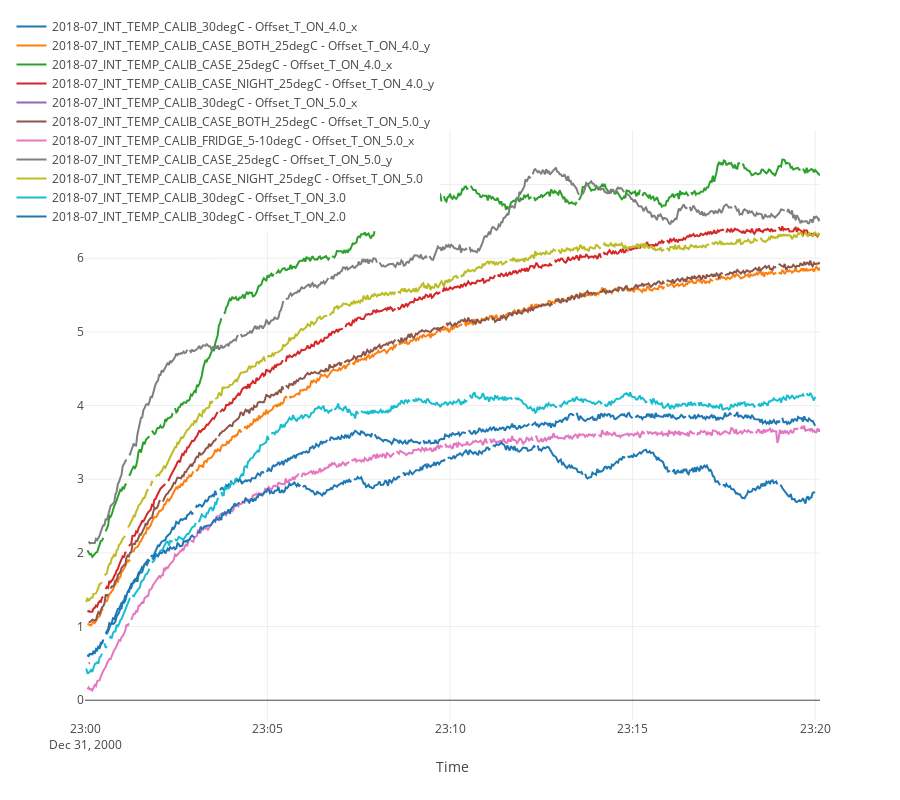

Here is the notebook cell this chart was saved with:
### Markdown cell above
## Time Series Plots

### Code cell
# Plotly
import plotly as ply
import plotly.graph_objs as go
from plotly.widgets import GraphWidget
from plotly.offline import download_plotlyjs, init_notebook_mode, plot, iplot
from plotly.graph_objs import Scatter, Layout
import plotly.figure_factory as ff
from plotly.figure_factory import create_2d_density
import plotly.tools as tls

init_notebook_mode(connected=True)

# Plot Y limits
setLimits = False
maxY = 15000
minY = 0

toshow = []
axisshow = []
# meanTable = []

def show_devices(Source):
    _device_drop.options = [s for s in list(readings[Source]['devices'].keys())]
    _device_drop.source = Source
    #_min_date.value = readings[Source].index.min()._short_repr
    #_max_date.value = readings[Source].index.max()._short_repr

def show_sensors(Source):
    _sensor_drop.options = [s for s in list(readings[_test.value]['devices'][Source]['data'].columns)]
    _sensor_drop.source = Source
    _min_date.value = readings[_test.value]['devices'][Source]['data'].index.min()._short_repr
    _max_date.value = readings[_test.value]['devices'][Source]['data'].index.max()._short_repr

def clear_all(b):
    clear_output()
    del toshow[:]
    del axisshow[:]

def add_sensor(b):
    clear_output()
    d = [_device_drop.source, _sensor_drop.source, _sensor_drop.value]
    
    if d not in toshow: 
        toshow.append(d)
        axisshow.append(_axis_drop.value)
        
    plot_data = readings[toshow[0][0]]['devices'][toshow[0][1]]['data'].loc[:,(toshow[0][2],)]
    list_data_primary = []
    list_data_secondary = []
    list_data_terciary = []
    
    if b.slice_time:
        plot_data = plot_data[plot_data.index > _min_date.value]
        plot_data = plot_data[plot_data.index < _max_date.value]
    
    if len(toshow) > 1:
        for i in range(1, len(toshow)):
            plot_data = pd.merge(plot_data, readings[toshow[i][0]]['devices'][toshow[i][1]]['data'].loc[:,(toshow[i][2],)], left_index=True, right_index=True)

    print '-------------------------------------'
    print ' Medias:\n'
    meanTable = []
    for d in toshow:
        myMean = ' ' + d[1]  + "\t" + d[2] + "\t"
        meanTable.append(myMean)   
    res = plot_data.mean()
    for i in range(len(meanTable)): print meanTable[i] + '%.2f' % (res[i])
    print '-------------------------------------'

    # Change columns naming
    changed = []
    for i in range(len(plot_data.columns)):
        changed.append(toshow[i][0] + ' - '+ plot_data.columns[i])
    plot_data.columns = changed
    
    subplot_rows = 0
    if len(toshow) > 0:
        for i in range(len(toshow)):
            if axisshow[i]=='1': 
                list_data_primary.append(str(changed[i]))
                subplot_rows = max(subplot_rows,1)
            if axisshow[i]=='2': 
                list_data_secondary.append(str(changed[i]))
                subplot_rows = max(subplot_rows,2)
            if axisshow[i]=='3': 
                list_data_terciary.append(str(changed[i]))
                subplot_rows = max(subplot_rows,3)
          
        
    fig1 = tls.make_subplots(rows=subplot_rows, cols=1, shared_xaxes=_synchroniseXaxis.value)

    #if len(list_data_primary)>0:
        #fig1 = plot_data.iplot(kind='scatter', y = list_data_primary, asFigure=True, layout = layout)
    #ply.offline.iplot(fig1)
    
    for i in range(len(list_data_primary)):
        fig1.append_trace({'x': plot_data.index, 'y': plot_data[list_data_primary[i]], 'type': 'scatter', 'name': list_data_primary[i]}, 1, 1)

    for i in range(len(list_data_secondary)):
        fig1.append_trace({'x': plot_data.index, 'y': plot_data[list_data_secondary[i]], 'type': 'scatter', 'name': list_data_secondary[i]}, 2, 1)
    
    for i in range(len(list_data_terciary)):
        fig1.append_trace({'x': plot_data.index, 'y': plot_data[list_data_terciary[i]], 'type': 'scatter', 'name': list_data_terciary[i]}, 3, 1)

    if setLimits: 
        fig1['layout'].update(height = 800,
                            legend=dict(x=-.1, y=1.2) ,
                           xaxis=dict(title='Time'))
                          
    else:
        fig1['layout'].update(height = 800,
                              legend=dict(x=-.1, y=1.2) ,
                           xaxis=dict(title='Time'))
                           
    ply.offline.iplot(fig1)
    
def reset_time(b):
    _min_date.value = readings[b.src.value].index.min()._short_repr
    _max_date.value = readings[b.src.value].index.max()._short_repr

layout=widgets.Layout(width='330px')

# Test dropdown
_test = widgets.Dropdown(options=[k for k in readings.keys()], 
                        layout=layout,
                        description = 'Test')

_test_drop = widgets.interactive(show_devices, 
                                Source=_test, 
                                layout=layout)

# Device dropdown
_device = widgets.Dropdown(options=[k for k in readings[_test.value]['devices'].keys()], 
                        layout=layout,
                        description = 'Device')

_device_drop = widgets.interactive(show_sensors, 
                                Source=_device, 
                                layout=layout)

# Sensor dropdown
_sensor_drop = widgets.Dropdown(layout=layout,
                               description = 'Channel')

# Buttons
_b_add = widgets.Button(description='Add to Plot', layout=widgets.Layout(width='120px'))
_b_add.on_click(add_sensor)
_b_add.slice_time = False
_b_reset_all = widgets.Button(description='Clear all', layout=widgets.Layout(width='120px'))
_b_reset_all.on_click(clear_all)

# Axis dropdown
_axis_drop = widgets.Dropdown(
    options=['1', '2', '3'],
    value='1',
    description='Subplot:',
    disabled=False,
)

# Synchronise Checkbox
_synchroniseXaxis = widgets.Checkbox(value=False, 
                                     description='Synchronise X axis', 
                                     disabled=False, 
                                     layout=widgets.Layout(width='300px'))

# Date fields
_min_date = widgets.Text(description='Start date:', 
                         layout=widgets.Layout(width='330px'))
_max_date = widgets.Text(description='End date:', 
                         layout=widgets.Layout(width='330px'))

# Date buttons
_b_apply_time = _b_reset = widgets.Button(description='Apply dates', layout=widgets.Layout(width='100px'))
_b_apply_time.on_click(add_sensor)
_b_apply_time.slice_time = True
_b_reset_time = _b_reset = widgets.Button(description='Reset dates', layout=widgets.Layout(width='100px'))
_b_reset_time.on_click(reset_time)
#_b_reset_time.src = _kit


_device_box = widgets.HBox([_test_drop, _device_drop])
_sensor_box = widgets.HBox([_sensor_drop, _axis_drop, _synchroniseXaxis])
_plot_box = widgets.HBox([_b_add , _b_reset_all])
_time_box = widgets.HBox([_min_date,_max_date, _b_reset_time, _b_apply_time])
_root_box = widgets.VBox([_time_box, _device_box, _sensor_box, _plot_box])
display(_root_box)

### Figure 1 — Plotly figure (JSON) as saved in the notebook; plotly's stock layout.template omitted (floating-point values rounded to 4 significant figures; data arrays with more than 128 entries replaced by an {"elided": "..."} marker saying what was removed)
{"data": [{"name": "2018-07_INT_TEMP_CALIB_30degC - Offset_T_ON_4.0_x", "type": "scatter", "uid": "c53f6d63-8fe1-11e8-b650-6c40088aab98", "x": {"elided": "605 str values"}, "xaxis": "x", "y": {"elided": "605 float values"}, "yaxis": "y"}, {"name": "2018-07_INT_TEMP_CALIB_CASE_BOTH_25degC - Offset_T_ON_4.0_y", "type": "scatter", "uid": "c5450a9c-8fe1-11e8-920f-6c40088aab98", "x": {"elided": "605 str values"}, "xaxis": "x", "y": {"elided": "605 float values"}, "yaxis": "y"}, {"name": "2018-07_INT_TEMP_CALIB_CASE_25degC - Offset_T_ON_4.0_x", "type": "scatter", "uid": "c549758f-8fe1-11e8-8089-6c40088aab98", "x": {"elided": "605 str values"}, "xaxis": "x", "y": {"elided": "605 float values"}, "yaxis": "y"}, {"name": "2018-07_INT_TEMP_CALIB_CASE_NIGHT_25degC - Offset_T_ON_4.0_y", "type": "scatter", "uid": "c54e111e-8fe1-11e8-97e9-6c40088aab98", "x": {"elided": "605 str values"}, "xaxis": "x", "y": {"elided": "605 float values"}, "yaxis": "y"}, {"name": "2018-07_INT_TEMP_CALIB_30degC - Offset_T_ON_5.0_x", "type": "scatter", "uid": "c55435fa-8fe1-11e8-8103-6c40088aab98", "x": {"elided": "605 str values"}, "xaxis": "x", "y": {"elided": "605 float values"}, "yaxis": "y"}, {"name": "2018-07_INT_TEMP_CALIB_CASE_BOTH_25degC - Offset_T_ON_5.0_y", "type": "scatter", "uid": "c55c5d33-8fe1-11e8-b8dc-6c40088aab98", "x": {"elided": "605 str values"}, "xaxis": "x", "y": {"elided": "605 float values"}, "yaxis": "y"}, {"name": "2018-07_INT_TEMP_CALIB_FRIDGE_5-10degC - Offset_T_ON_5.0_x", "type": "scatter", "uid": "c560c459-8fe1-11e8-9ac1-6c40088aab98", "x": {"elided": "605 str values"}, "xaxis": "x", "y": {"elided": "605 float values"}, "yaxis": "y"}, {"name": "2018-07_INT_TEMP_CALIB_CASE_25degC - Offset_T_ON_5.0_y", "type": "scatter", "uid": "c564e9f3-8fe1-11e8-82fb-6c40088aab98", "x": {"elided": "605 str values"}, "xaxis": "x", "y": {"elided": "605 float values"}, "yaxis": "y"}, {"name": "2018-07_INT_TEMP_CALIB_CASE_NIGHT_25degC - Offset_T_ON_5.0", "type": "scatter", "uid": "c56a100a-8fe1-11e8-8c8f-6c40088aab98", "x": {"elided": "605 str values"}, "xaxis": "x", "y": {"elided": "605 float values"}, "yaxis": "y"}, {"name": "2018-07_INT_TEMP_CALIB_30degC - Offset_T_ON_3.0", "type": "scatter", "uid": "c56ee917-8fe1-11e8-9fbd-6c40088aab98", "x": {"elided": "605 str values"}, "xaxis": "x", "y": {"elided": "605 float values"}, "yaxis": "y"}, {"name": "2018-07_INT_TEMP_CALIB_30degC - Offset_T_ON_2.0", "type": "scatter", "uid": "c57673cc-8fe1-11e8-99c1-6c40088aab98", "x": {"elided": "605 str values"}, "xaxis": "x", "y": {"elided": "605 float values"}, "yaxis": "y"}], "layout": {"height": 800, "legend": {"x": -0.1, "y": 1.2}, "xaxis": {"anchor": "y", "domain": [0, 1], "title": "Time"}, "yaxis": {"anchor": "x", "domain": [0, 1]}}}
